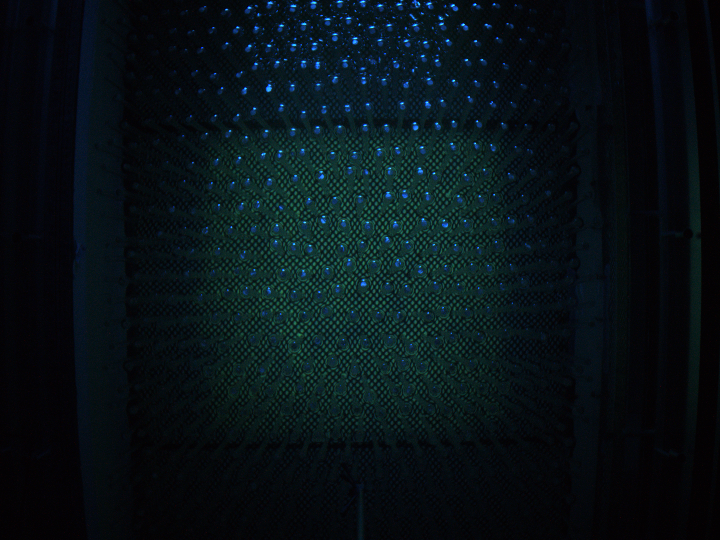
%> input picture 0919_LSWO_DV_V595_2-09192021131734-0.tiff, 1440 x 1080 px (shown at 1/2 size); its folder holds only this picture in this run
$ octave Get_washout_curves.m   (GNU Octave 9; MATLAB toolbox functions it lacks are replaced by stand-ins)
%> lines starting %> are read from the running program, lines starting %| are printed output that depends on the picture; in (x1, y1, x2, y2) boxes, pixels count from 0 and x2, y2 are one past the last pixel; in counts of white or black regions, pixels touching at a corner belong together; the program's own positions count from 1
%{
    This program deals with the images taken from the vegetation-induced
    hyporheic exchange experiment conducted in Ecoflume of St. Anthony Falls Laboratory on 2021.

    The pictures were taken by a downward-looking camera above the flume. After the fluorescent dye
    was injected into the sediment, the flow was started and the pictures were
    taken at 5-minute interval for about 16.6 hours.

    In each picture, there are dowels, meshes and sediment with dye. The goal of
    this program is to get the pixels related to the sediment with dye at difference time.

    The experiment data can be found at: https://doi.org/10.13020/W282-JJ11
    Last revision: 2022/03/25

    Lead author:
	Name: Shih-Hsun Huang
	Institution: Saint Anthony Falls Laboratory, University of Minnesota
	Address: 2 SE 3rd Ave, Minneapolis, MN 55455
	Email: huan2171@umn.edu
	ORCID: https://orcid.org/0000-0002-2958-3559


    Corresponding author:
    Name: Judy Yang
    Institution: Saint Anthony Falls Laboratory, University of Minnesota
    Address: 2 SE 3rd Ave, Minneapolis, MN 55455
    Email: judyyang@umn.edu
	ORCID: https://orcid.org/0000-0001-6272-1266
%}
%% Start of the program
% Move the floder and take the information of files
% cd '' % move floder
file_name = dir('*0919*.tiff');
%%
file_length = 4; % Total number of photos

rect_center = [565   397   332   258]; % Define the interested area

P0 = imread(file_name(1).name);
%> P0 is the input picture: size 1080x1440x3 uint8; mean R, G, B 7.6, 18.4, 22.6

% Mark the interested area
figure
imshow(P0)
rectangle('Position',rect_center,...
  'Curvature',[0,0],...
  'EdgeColor', 'w',...
  'LineWidth', 1.5,...
  'LineStyle','-');
set(gca, 'position', [0 0 1 1 ])
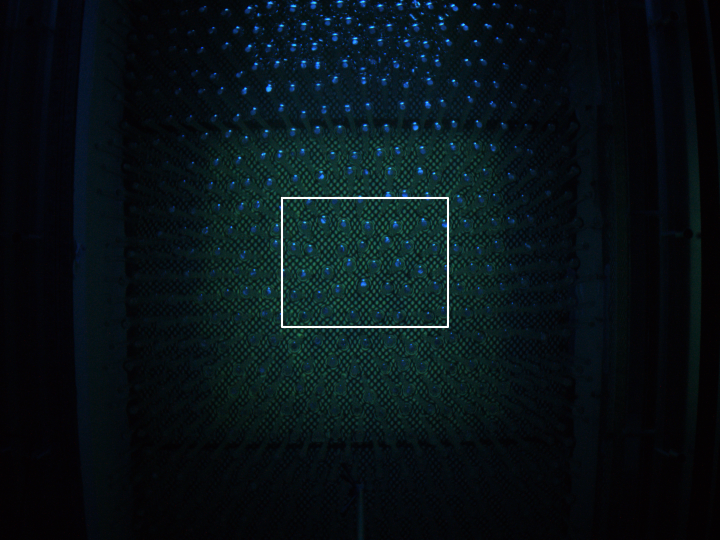
%> figure redrawn from the program's plot data; shown at 1/2 size

% Check whether the fluorescent intensity saturated in the first photo
P0_center = imcrop(P0,rect_center);
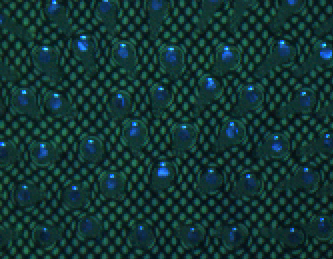
%> P0_center: size 259x333x3 uint8; mean R, G, B 18.4, 53.2, 52.2
P0_center_double = im2double(P0_center(:,:,2))*255;
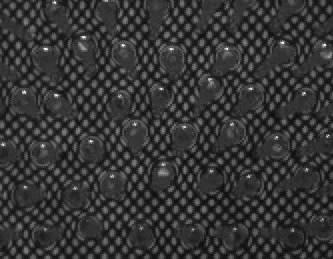
%> P0_center_double: size 259x333 double; min 11, max 255, mean 53.2
P0_center_double_line = P0_center_double(:);

P0_filtered = P0_center;
P0_filtered(P0_filtered == 255) = 0;
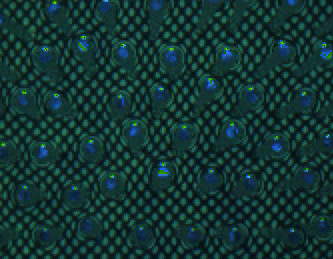
%> P0_filtered: size 259x333x3 uint8; 0.47% of pixels changed, all inside (x1, y1, x2, y2) = (0, 0, 332, 230)

figure
imagesc(P0_filtered(:,:,2))
colorbar
caxis([0 250])
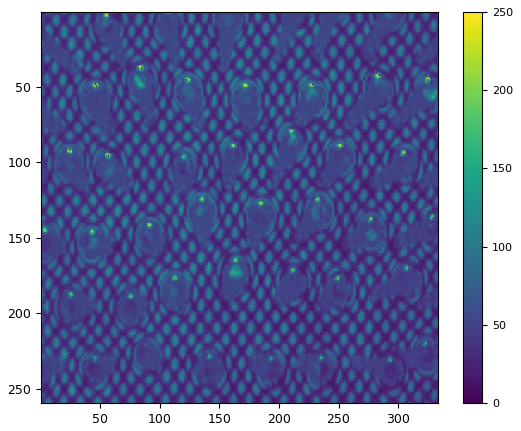
%> figure redrawn from the program's plot data
%%
%_ Step 1. Build up the mask to block the pixels on dowels

i = 30; % The index to show the location of particular mask

Dowel_locations = [
9	24.5915 % 1
59.6745 19.2574 % 2
104.1786 16.2330 %3
160.5180 13.6529 %4
207.7242 12.1036 %5
240.8608 11.7152 %6
286.4892 14.1886 %7
327.4384 25.2128 %8
6.2523 65.5181   %9
49.2456 63.5623  %10
86.8187 51.2057  %11
123.3589 55.4101 % 12
173.9331 63.0775 % 13
226.2769 60.9162 % 14
280.1737 57.2885;% % 15
317.9103 56.3064 % 16
21.8998 101.7854; % 17
60.0702 106.5608 % 18
121.2178 104.4168 % 19
160.3212 94.0380 % 20
206.8349 94.3079 % 21
249.7866 98.1512 % 22
297.5055 103.9723 % 23
327.5387 109.3054
5.6049 154.0324 % 25
46.1392 144.4116 %26
92.8666 147.5030 % 27
136.1226 134.5624 % 28
183.2810 138.4694
232.7847 132.3515% 30
275.7587 146.5258 % 31
320.1754 148.5129 % 32
26.8453 193.4106 % 33
74.8653 194.2808
111.8869 183.6439 % 35
162.3646 177.4309 % 36
210.3116 180.5124 % 37
248.5345 185.1929 % 38
301.7775 179.5296 % 39
326.8267 187.1309
8.8424 236.2643 %
45.6539 236.2567 % 42
90.9263 228.7948 % 43
143.1921 237.2588 % 44
194.0266 235.7042 % 45
234.5503 237.2285 % 46
282.2565 234.0714 % 47
315.2511 225.8645 % 48
51.9640 210.6338
];

dowel_simiaxis = [
    10 35;
    15 21.7718;
    15.9699 22.2139;
    14.1494 17.0373;
    13.2829 16.9377;
    11.9294 16.1329;
    26.3346 10.5713;
    18.1934 9.8667
    7.7200 13.7489; % 9
    12.9122 20.2800;
    13.7709 20.9428;
    14.5544 18.5289;
    13.7117 18.8259;
    15.0960 25.7545; % 14
    14.2386 26.0995; % 15
    13.3538 17.8625;
    13.1514 22.9057; % 17
    17.1960 17.5059;
    18.2859 18.7567;
    17.0874 16.1397; % 20
    16.4697 20.8247;
    15.2836 15.2310;
    22.4722 13.2432;
    9.3059 12.1123;
    9 14.7009;
    17.6280 16.2526;
    14.3851 14.8651;
    12.1755 16.6864;
    14.5763 16.5870;
    13.2411 28.1144; % 30
    15.5536 13.9078;
    30.1657 14.2611; % 32
    18.7474 13.6656;
    14.9357 16.9034;
    16.2923 14.2268;
    15.2111 17.1107;
    17.9887 13.3091;
    16.6521 16.6770;
    21.4582 13.5785;
    9.1499 6.6622;
    13.1061 7.7576;
    11.9598 19.1578;
    16.9248 18.8100;
    17.6517 17.1958;
    11.8634 16.7386;
    11.4717 19.0672;
    21.7179 12.2564;
    22.0561 11.7976;
    10 9.8258;
];
dowel_angle = [
    50;
    44.4221;
    226.3396;
    0;
    333.4937;
    319.5875;
    48.0515;
    42.7433;
    1.6433; % 9
    31.6963;
    21.8607; % 11
    0;
    16.4254; % 13
    324.4151;
    313.8485; % 15
    317.2738;
    50.8612; % 17
    0;
    0.4523;
    0; % 20
    337.6490;
    0;
    23.6349;
    323.7519;
    359.7375;
    0;
    0;
    23.7745;
    0;
    300.6889 % 30
    32.0029;
    23.8429; % 32
    357.5064;
    345.3854;
    0;
    345.0876;
    32.4163; % 37
    354.1290;
    12.6509;
    86.7442;
    50.8571;
    314.0022;
    0;
    0;
    39.2173;
    49.6758;
    347.8362;
    356.5656;
    50;
    ];

% Show the area of particular mask (by setting i in the beginning of this section)
figure
imshow(P0_center)
%> (the run ends here)
